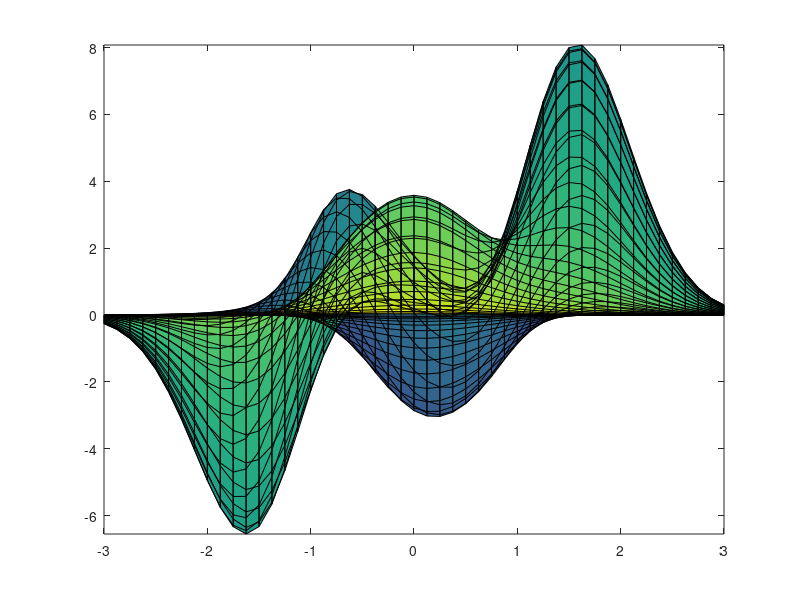

Recreate this plot in MATLAB.
function result = test_pcolor_002
result = false;
a = figure;
[z,x,y] = peaks;
pcolor(x,y,z);
drawnow;
close(a);
result = true;
